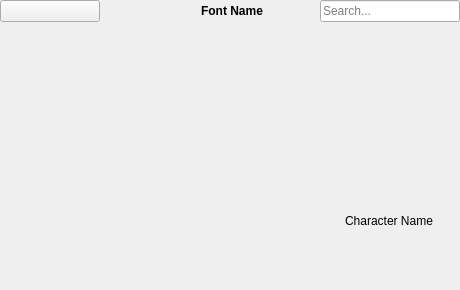
<?xml version="1.0" encoding="UTF-8"?>
<ui version="4.0">
  <class>CharacterViewer</class>
  <widget class="QWidget" name="CharacterViewer">
    <property name="geometry">
      <rect>
        <x>0</x>
        <y>0</y>
        <width>460</width>
        <height>290</height>
      </rect>
    </property>
    <property name="sizePolicy">
      <sizepolicy hsizetype="Preferred" vsizetype="Preferred">
        <horstretch>0</horstretch>
        <verstretch>0</verstretch>
      </sizepolicy>
    </property>
    <property name="minimumSize">
      <size>
        <width>300</width>
        <height>200</height>
      </size>
    </property>
    <layout class="QVBoxLayout" name="mainLayout">
      <property name="spacing">
        <number>0</number>
      </property>
      <property name="leftMargin">
        <number>0</number>
      </property>
      <property name="topMargin">
        <number>0</number>
      </property>
      <property name="rightMargin">
        <number>0</number>
      </property>
      <property name="bottomMargin">
        <number>0</number>
      </property>
      <item>
        <widget class="QWidget" name="topBar">
          <layout class="QHBoxLayout" name="topBarLayout">
            <property name="leftMargin">
              <number>0</number>
            </property>
            <property name="topMargin">
              <number>0</number>
            </property>
            <property name="rightMargin">
              <number>0</number>
            </property>
            <property name="bottomMargin">
              <number>4</number>
            </property>
            <property name="spacing">
              <number>4</number>
            </property>
            <item>
              <widget class="Linea::UI::IconComboBox" name="rangeSelector">
                <property name="sizePolicy">
                  <sizepolicy hsizetype="Expanding" vsizetype="Preferred">
                    <horstretch>0</horstretch>
                    <verstretch>0</verstretch>
                  </sizepolicy>
                </property>
                <property name="minimumSize">
                  <size>
                    <width>100</width>
                    <height>0</height>
                  </size>
                </property>
                <property name="maximumSize">
                  <size>
                    <width>100</width>
                    <height>16777215</height>
                  </size>
                </property>
              </widget>
            </item>
            <item>
              <widget class="QPushButton" name="optionsButton">
                <property name="text">
                  <string/>
                </property>
                <property name="icon">
                  <iconset theme="preferences-system"/>
                </property>
                <property name="flat">
                  <bool>true</bool>
                </property>
              </widget>
            </item>
            <item>
              <widget class="QLabel" name="fontName">
                <property name="sizePolicy">
                  <sizepolicy hsizetype="Expanding" vsizetype="Preferred">
                    <horstretch>0</horstretch>
                    <verstretch>0</verstretch>
                  </sizepolicy>
                </property>
                <property name="font">
                  <font>
                    <bold>true</bold>
                  </font>
                </property>
                <property name="text">
                  <string>Font Name</string>
                </property>
                <property name="alignment">
                  <set>Qt::AlignCenter</set>
                </property>
                <property name="wordWrap">
                  <bool>true</bool>
                </property>
              </widget>
            </item>
            <item>
              <widget class="QLineEdit" name="searchEntry">
                <property name="maximumSize">
                  <size>
                    <width>140</width>
                    <height>16777215</height>
                  </size>
                </property>
                <property name="placeholderText">
                  <string>Search...</string>
                </property>
                <property name="clearButtonEnabled">
                  <bool>true</bool>
                </property>
              </widget>
            </item>
          </layout>
        </widget>
      </item>
      <item>
        <widget class="QWidget" name="contentArea">
          <property name="sizePolicy">
            <sizepolicy hsizetype="Expanding" vsizetype="Expanding">
              <horstretch>0</horstretch>
              <verstretch>0</verstretch>
            </sizepolicy>
          </property>
          <property name="class" stdset="0">
            <string>widget-frame</string>
          </property>
          <layout class="QHBoxLayout" name="contentLayout">
            <property name="leftMargin">
              <number>1</number>
            </property>
            <property name="topMargin">
              <number>1</number>
            </property>
            <property name="rightMargin">
              <number>1</number>
            </property>
            <property name="bottomMargin">
              <number>1</number>
            </property>
            <property name="spacing">
              <number>4</number>
            </property>
            <item>
              <widget class="Linea::UI::SimpleGrid" name="charGrid">
                <property name="sizePolicy">
                  <sizepolicy hsizetype="Expanding" vsizetype="Expanding">
                    <horstretch>1</horstretch>
                    <verstretch>0</verstretch>
                  </sizepolicy>
                </property>
              </widget>
            </item>
            <item>
              <widget class="QWidget" name="infoPanel">
                <property name="class" stdset="0">
                  <string>active-background</string>
                </property>
                <property name="sizePolicy">
                  <sizepolicy hsizetype="Fixed" vsizetype="Expanding">
                    <horstretch>0</horstretch>
                    <verstretch>0</verstretch>
                  </sizepolicy>
                </property>
                <property name="minimumSize">
                  <size>
                    <width>140</width>
                    <height>0</height>
                  </size>
                </property>
                <property name="maximumSize">
                  <size>
                    <width>140</width>
                    <height>16777215</height>
                  </size>
                </property>
                <layout class="QVBoxLayout" name="infoLayout">
                  <property name="objectName">
                    <string notr="true">infoLayout</string>
                  </property>
                  <property name="leftMargin">
                    <number>5</number>
                  </property>
                  <property name="topMargin">
                    <number>5</number>
                  </property>
                  <property name="rightMargin">
                    <number>5</number>
                  </property>
                  <property name="bottomMargin">
                    <number>5</number>
                  </property>
                  <property name="spacing">
                    <number>0</number>
                  </property>
                  <item>
                    <widget class="Linea::UI::DrawingArea" name="glyphPreview">
                      <property name="sizePolicy">
                        <sizepolicy hsizetype="Expanding" vsizetype="Expanding">
                          <horstretch>1</horstretch>
                          <verstretch>0</verstretch>
                        </sizepolicy>
                      </property>
                      <!-- <property name="minimumSize">
            <size>
             <width>140</width>
             <height>16777215</height>
            </size>
           </property>
           <property name="maximumSize">
            <size>
             <width>140</width>
             <height>16777215</height>
            </size>
           </property> -->
                    </widget>
                  </item>
                  <item>
                    <widget class="QLabel" name="charName">
                      <property name="sizePolicy">
                        <sizepolicy hsizetype="Preferred" vsizetype="Expanding">
                          <horstretch>0</horstretch>
                          <verstretch>0</verstretch>
                        </sizepolicy>
                      </property>
                      <property name="text">
                        <string>Character Name</string>
                      </property>
                      <property name="alignment">
                        <set>Qt::AlignCenter</set>
                      </property>
                      <property name="wordWrap">
                        <bool>true</bool>
                      </property>
                    </widget>
                  </item>
                </layout>
              </widget>
            </item>
          </layout>
        </widget>
      </item>
    </layout>
  </widget>
  <customwidgets>
    <customwidget>
      <class>Linea::UI::SimpleGrid</class>
      <extends>QWidget</extends>
      <header>qt/ui/simple-grid.h</header>
    </customwidget>
    <customwidget>
      <class>Linea::UI::IconComboBox</class>
      <extends>QPushButton</extends>
      <header>qt/ui/icon-combobox.h</header>
    </customwidget>
    <customwidget>
      <class>Linea::UI::DrawingArea</class>
      <extends>QWidget</extends>
      <header>qt/ui/drawing-area.h</header>
    </customwidget>
  </customwidgets>
  <resources/>
  <connections/>
</ui>
